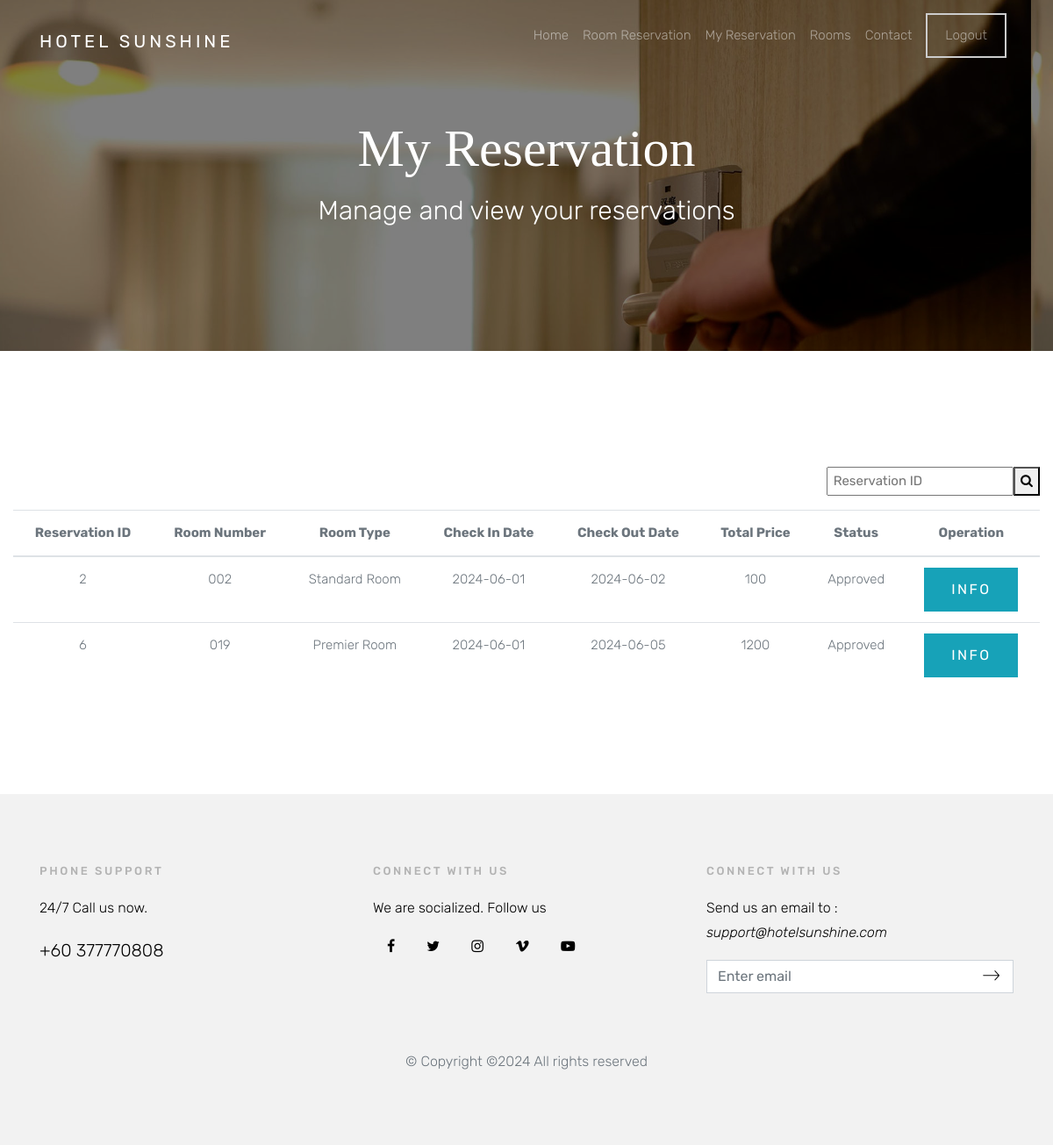
Before: /customermanage.php (signed in) with the older database file.
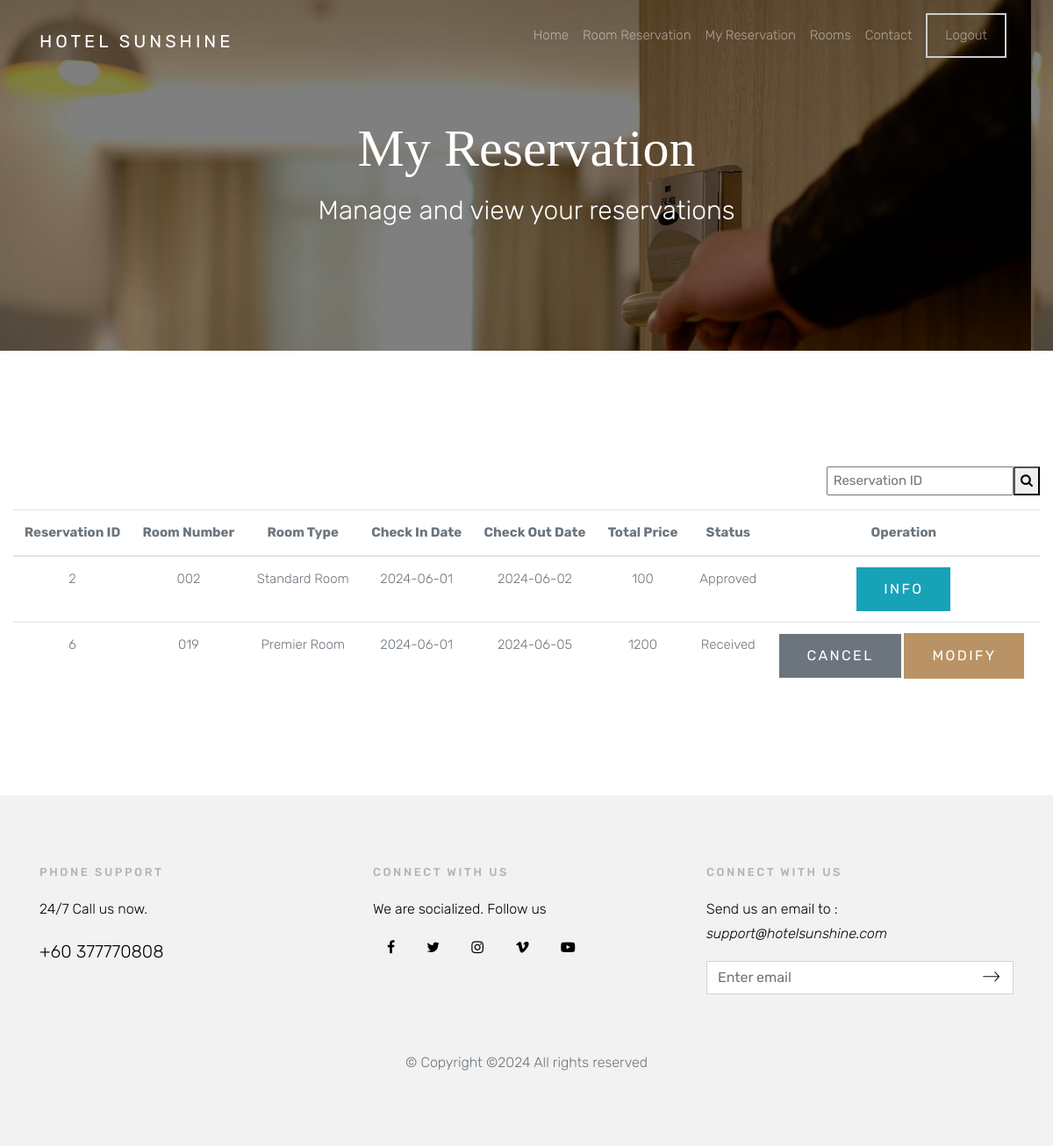
After: the same page with the newer database file.
### tables this page shows
CREATE TABLE `o_book` (
  `x_bookid` int(10) NOT NULL,
  `x_room` varchar(10) NOT NULL,
  `x_user` varchar(30) NOT NULL,
  `x_datein` date NOT NULL,
  `x_dateout` date NOT NULL,
  `x_guestnum` int(2) NOT NULL,
  `x_totalfee` float NOT NULL,
  `x_status` int(5) NOT NULL,
  `x_cancelreason` varchar(500) NOT NULL,
  `x_approvalreason` varchar(500) NOT NULL,
  `payment_status` varchar(1) DEFAULT NULL,
  `x_emailaddr` varchar(50) NOT NULL,
  `x_telnum` varchar(15) NOT NULL,
  `x_comment` varchar(2000) NOT NULL,
  `x_createddate` datetime DEFAULT NULL
);

CREATE TABLE `o_status` (
  `x_id` int(5) NOT NULL,
  `x_name` varchar(20) NOT NULL
);

CREATE TABLE `o_room` (
  `x_roomid` varchar(10) NOT NULL,
  `x_roomtype` varchar(15) NOT NULL,
  `x_price` float NOT NULL,
  `x_guestnum` int(2) NOT NULL,
  `x_bedsize` varchar(25) NOT NULL,
  `x_avail_flag` char(1) DEFAULT 'Y'
);

### customermanage.php (the view, shortened to what the changed rows need)
<?php
include ('dbconnect.php');
$fid = $_SESSION['xuserid'];
$sql = "SELECT * FROM o_book
        LEFT JOIN o_room ON o_book.x_room = o_room.x_roomid
        LEFT JOIN o_status ON o_book.x_status = o_status.x_id
        WHERE x_user = ?";
$stmt = mysqli_prepare($con, $sql);
mysqli_stmt_bind_param($stmt, "s", $fid);
mysqli_stmt_execute($stmt);
$result = mysqli_stmt_get_result($stmt);
?>
<!doctype html>
<html lang="en">
  <head>
    <link rel="stylesheet" href="css/bootstrap.css">
    <link rel="stylesheet" href="css/animate.css">
    <link rel="stylesheet" href="css/owl.carousel.min.css">
    <link rel="stylesheet" href="fonts/ionicons/css/ionicons.min.css">
    <link rel="stylesheet" href="fonts/fontawesome/css/font-awesome.min.css">
    <link rel="stylesheet" href="css/magnific-popup.css">
    <link rel="stylesheet" href="https://cdnjs.cloudflare.com/ajax/libs/bootstrap-datepicker/1.8.0/css/bootstrap-datepicker.min.css">
    <link rel="stylesheet" href="css/style.css">
  </head>
  <body>
    <section class="site-hero site-hero-innerpage overlay" data-stellar-background-ratio="0.5" style="background-image: url(images/big_image_1.jpg);">
      <div class="container">
        <div class="row align-items-center site-hero-inner justify-content-center">
          <div class="col-md-12 text-center">
            <div class="mb-5 pt-5 element-animate">
              <h1 style= "color:white" >My Reservation</h1>
            </div>
          </div>
        </div>
      </div>
    </section>
<link rel="stylesheet" type="text/css" href="https://cdn.datatables.net/1.11.5/css/jquery.dataTables.css">
    <section class="site-section">
      <div class="container-fluid">
        <div class="row">
          <div class="col-md-12 text-right">
            <table class="table table-hover">
                <thead>
                  <tr>
                      <form method="POST" name="search" action="searchresult.php"><br>
                      <input type="text" placeholder=" Reservation ID" name="search">
                      <button type="submit" value="search"><i class="fa fa-search"></i></button>
                      </form>
                  </tr>
                </thead>
            </table>
          </div>
          <div class="col-md-12 text-center">
          <table class="table table-hover">
            <thead>
              <tr>
                <th>Reservation ID</th>
                <th>Room Number</th>
                <th>Room Type</th>
                <th>Check In Date</th>
                <th>Check Out Date</th>
                <th>Total Price</th>
                <th>Status</th>
                <th>Operation</th>
              </tr>
            </thead>
            <tbody>
              <?php
                while($row=mysqli_fetch_array($result))
                {
                  echo"<tr>";
                  echo "<td>".$row['x_bookid']."</td>";
                  echo "<td>".$row['x_roomid']."</td>";
                  echo "<td>".$row['x_roomtype']."</td>";
                  echo "<td>".$row['x_datein']."</td>";
                  echo "<td>".$row['x_dateout']."</td>";
                  echo "<td>".$row['x_totalfee']."</td>";
                  echo "<td>".$row['x_name']."</td>";
                  echo "<td>";
                  if($row['x_status'] == 0){
                    echo "<a href='customercancel.php?id=".$row['x_bookid']. "' onClick='return delConfirmation(event, this.href);' class ='btn btn-secondary'>Cancel</a>&nbsp;";
                    echo "<a href='customermodify.php?id=" . $row['x_bookid'] . "' class ='btn btn-primary'>Modify</a>&nbsp";
                  }
                  else if($row["x_status"] == 1){
                    echo "<button class='btn btn-info' onclick='showReasonApprove(".htmlspecialchars(json_encode($row['x_approvalreason']), ENT_QUOTES, 'UTF-8').")'>Info</button>";
                  }
                  echo "</td>";
                  echo "</tr>";
                }
              ?>
            </tbody>
          </table>
        </div>
      </div>
    </section>
<?php include 'footer.php' ?>

Changed rows visible on the page:
changed o_book "Premier Room": x_status.x_name "Approved" → "Received"; x_approvalreason empty → "Test" (drawn); x_status "INFO" → "CANCEL MODIFY"
